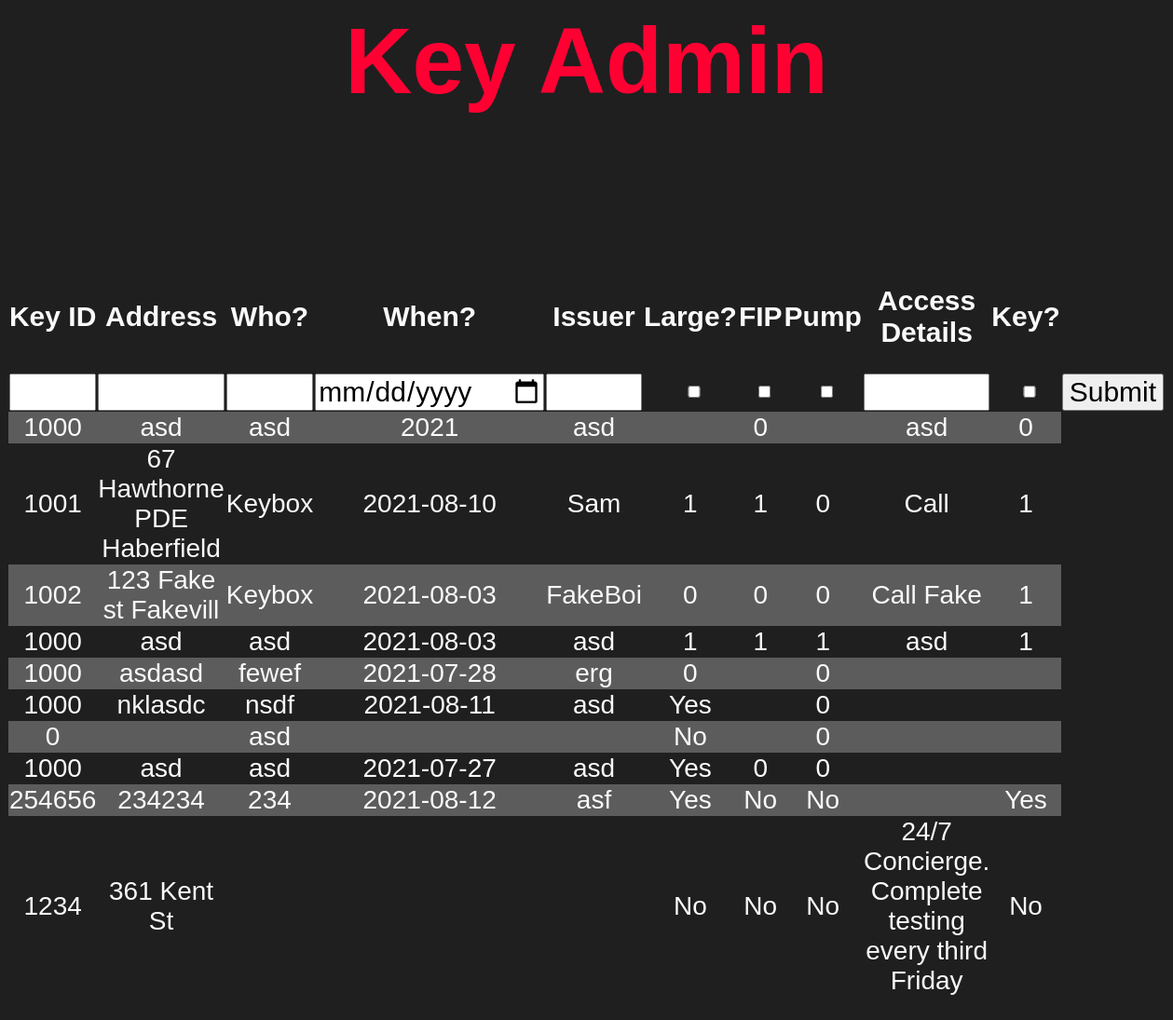
Before: /dataEntry.php with the older database file.
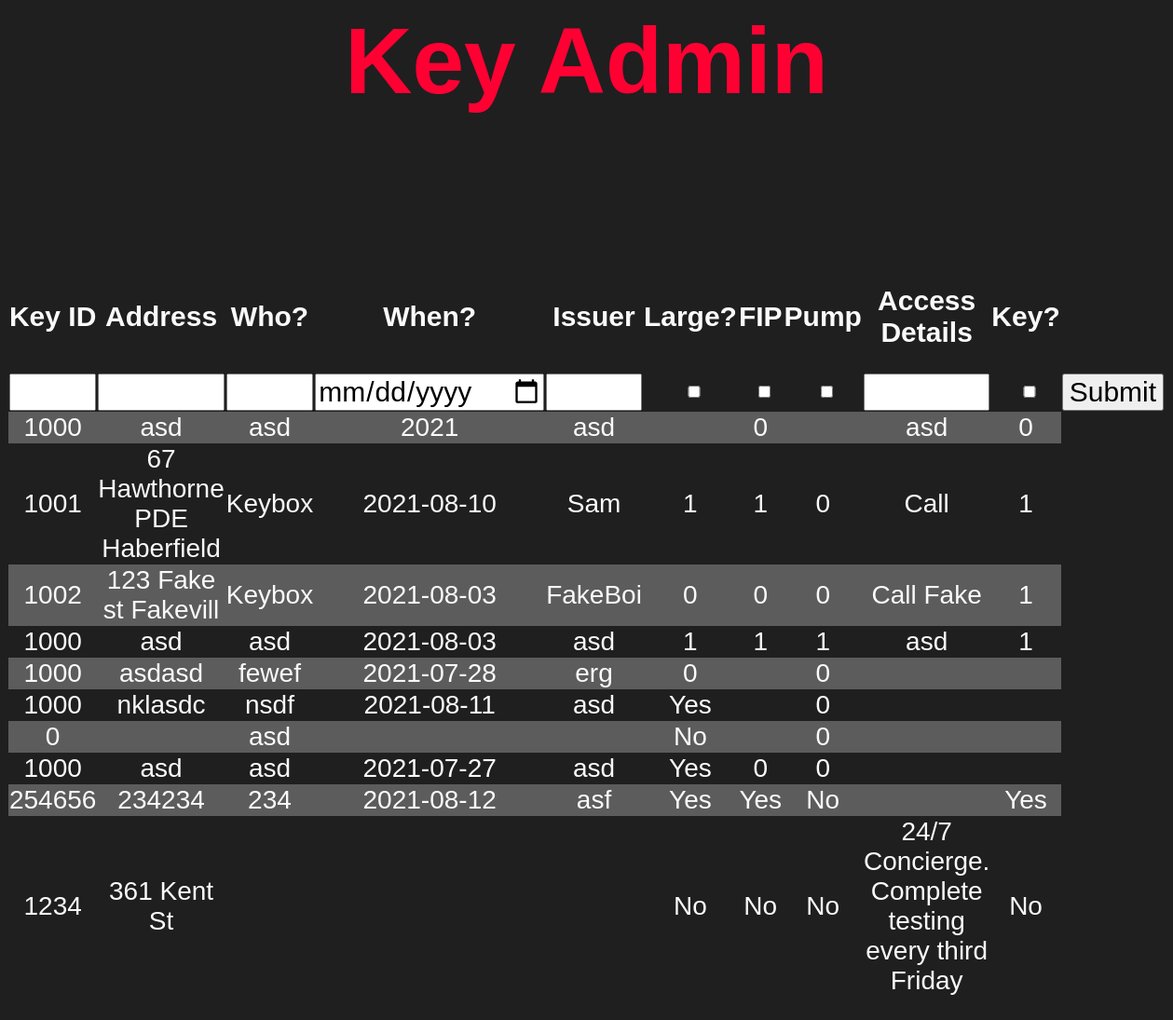
After: the same page with the newer database file.
### tables this page shows
CREATE TABLE "keys" (
	"id_number"	INTEGER,
	"address"	TEXT,
	"key_holder"	TEXT,
	"date_of_issue"	TEXT,
	"key_provider"	TEXT,
	"large"	TEXT,
	"fip"	TEXT,
	"pump"	TEXT,
	"access"	TEXT,
	"is_key"	TEXT,
	"unique"	INTEGER,
	"area"	INTEGER,
	PRIMARY KEY("unique" AUTOINCREMENT)
);

### dataEntry.php (the view, shortened to what this page needs)
<html>
<head>
</head>
<h1>
    Key Admin
</h1>
<pre>
</pre>
<body>
<table>
    <tr>
        <td><h2>Key ID</h2></td>
        <td><h2>Address</h2></td>
        <td><h2>Who?</h2></td>
        <td><h2>When?</h2></td>
        <td><h2>Issuer</h2></td>
        <td><h2>Large?</h2></td>
        <td class="fip"><h2>FIP</h2></td>
        <td><h2>Pump</h2></td>
        <td><h2>Access Details</h2></td>
        <td><h2>Key?</h2></td>
    </tr>
        <form action="dataEntry.php" method="post">
            <tr>
                <td><input type="number" name="id_number"></td>
                <td><input type="text" name="address"></td>
                <td><input type="text" name="key_holder"></td>
                <td><input type="date" name="date_of_issue"></td>
                <td><input type="text" name="key_provider"></td>
                <td><input type="checkbox" class="check" name="large"></td>
                <td><input type="checkbox" class="check" name="fip"></td>
                <td><input type="checkbox" class="check" name="pump"></td>
                <td><input type="text" name="access"></td>
                <td><input type="checkbox" class="check" name="is_key"></td>
                <td><input type="submit" value="Submit" name="submit"></td>
            </tr>
        </form>
<?php
$pdo = new PDO('sqlite:keys.db');
$statement = $pdo->query("SELECT * from keys");
$keys = $statement->fetchAll(PDO::FETCH_ASSOC);
foreach ($keys as $row => $key) {
    echo "<tr><h3>";
    echo "<td>" . $key['id_number'] . "</td>";
    echo "<td>" . $key['address'] . "</td>";
    echo "<td>" . $key['key_holder'] . "</td>";
    echo "<td>" . $key['date_of_issue'] . "</td>";
    echo "<td>" . $key['key_provider'] . "</td>";
    echo "<td>" . $key['large'] . "</td>";
    echo "<td>" . $key['fip'] . "</td>";
    echo "<td>" . $key['pump'] . "</td>";
    echo "<td>" . $key['access'] . "</td>";
    echo "<td>" . $key['is_key'] . "</td>";
    echo "</h3></tr>";
}
echo "</table>";
?>
</body>
</html>

### dataEntry.php (style rules this page uses)
body { font-family: Century Gothic, CenturyGothic, AppleGothic, sans-serif; background: #1f1f1f; color: #fafafa; }
table, tr, td { border: none; border-collapse: collapse; }
tr:nth-child(even) { background-color: #5c5c5c; }
table { width: 90%; margin: 100px auto; text-align: center; }
tr { height: 30px; font-size: 23px; }
td { font-size: 28px; }
td.fip { width: 75px; }
h1 { font-size: 100px; text-align: center; color: #ff0033 }
h2 { font-size: 30px; }
h3 { font-size: 20px; }
input { font-size: 30px; resize: none; font-family: Century Gothic, CenturyGothic, AppleGothic, sans-serif; width: 100%; }
input.check { height: 85%; }

Changed rows visible on the page:
changed keys "asf": fip "No" → "Yes"
